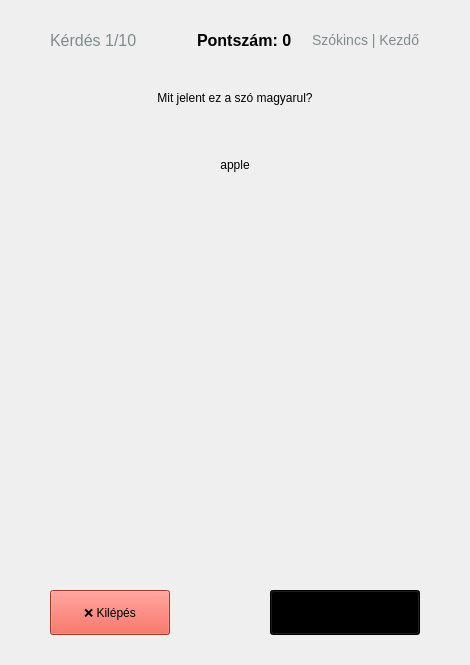
      <widget class="QWidget" name="quizPage">
       <layout class="QVBoxLayout" name="verticalLayout_4">
        <property name="spacing">
         <number>20</number>
        </property>
        <property name="leftMargin">
         <number>50</number>
        </property>
        <property name="topMargin">
         <number>30</number>
        </property>
        <property name="rightMargin">
         <number>50</number>
        </property>
        <property name="bottomMargin">
         <number>30</number>
        </property>
        <item>
         <layout class="QHBoxLayout" name="quizHeaderLayout">
          <item>
           <widget class="QLabel" name="questionNumberLabel">
            <property name="styleSheet">
             <string notr="true">font-size: 16px; color: #7f8c8d;</string>
            </property>
            <property name="text">
             <string>Kérdés 1/10</string>
            </property>
           </widget>
          </item>
          <item>
           <spacer name="horizontalSpacer_3">
            <property name="orientation">
             <enum>Qt::Orientation::Horizontal</enum>
            </property>
            <property name="sizeHint" stdset="0">
             <size>
              <width>40</width>
              <height>20</height>
             </size>
            </property>
           </spacer>
          </item>
          <item>
           <widget class="QLabel" name="currentScoreLabel">
            <property name="styleSheet">
             <string notr="true">font-size: 16px; font-weight: bold; color: #000000;</string>
            </property>
            <property name="text">
             <string>Pontszám: 0</string>
            </property>
           </widget>
          </item>
          <item>
           <widget class="QLabel" name="categoryInfoLabel">
            <property name="styleSheet">
             <string notr="true">font-size: 14px; color: #7f8c8d;</string>
            </property>
            <property name="text">
             <string>Szókincs | Kezdő</string>
            </property>
           </widget>
          </item>
         </layout>
        </item>
        <item>
         <widget class="QFrame" name="questionCard">
          <property name="minimumSize">
           <size>
            <width>0</width>
            <height>500</height>
           </size>
          </property>
          <layout class="QVBoxLayout" name="verticalLayout_5">
           <property name="spacing">
            <number>30</number>
           </property>
           <item>
            <widget class="QLabel" name="questionLabel">
             <property name="text">
              <string>Mit jelent ez a szó magyarul?</string>
             </property>
             <property name="alignment">
              <set>Qt::AlignmentFlag::AlignCenter</set>
             </property>
             <property name="wordWrap">
              <bool>true</bool>
             </property>
            </widget>
           </item>
           <item>
            <widget class="QLabel" name="wordLabel">
             <property name="text">
              <string>apple</string>
             </property>
             <property name="alignment">
              <set>Qt::AlignmentFlag::AlignCenter</set>
             </property>
            </widget>
           </item>
           <item>
            <widget class="QWidget" name="answersWidget" native="true">
             <property name="minimumSize">
              <size>
               <width>0</width>
               <height>280</height>
              </size>
             </property>
             <layout class="QVBoxLayout" name="answersLayout">
              <property name="spacing">
               <number>15</number>
              </property>
             </layout>
            </widget>
           </item>
           <item>
            <widget class="QLabel" name="feedbackLabel">
             <property name="text">
              <string/>
             </property>
             <property name="alignment">
              <set>Qt::AlignmentFlag::AlignCenter</set>
             </property>
             <property name="wordWrap">
              <bool>true</bool>
             </property>
            </widget>
           </item>
          </layout>
         </widget>
        </item>
        <item>
         <layout class="QHBoxLayout" name="quizNavLayout">
          <item>
           <widget class="QPushButton" name="quitQuizButton">
            <property name="minimumSize">
             <size>
              <width>120</width>
              <height>45</height>
             </size>
            </property>
            <property name="styleSheet">
             <string notr="true">background-color: #e74c3c;</string>
            </property>
            <property name="text">
             <string>❌ Kilépés</string>
            </property>
           </widget>
          </item>
          <item>
           <spacer name="horizontalSpacer_4">
            <property name="orientation">
             <enum>Qt::Orientation::Horizontal</enum>
            </property>
            <property name="sizeHint" stdset="0">
             <size>
              <width>40</width>
              <height>20</height>
             </size>
            </property>
           </spacer>
          </item>
          <item>
           <widget class="QPushButton" name="nextQuestionButton">
            <property name="minimumSize">
             <size>
              <width>150</width>
              <height>45</height>
             </size>
            </property>
            <property name="styleSheet">
             <string notr="true">background-color: rgb(0, 0, 0);</string>
            </property>
            <property name="text">
             <string>Következő</string>
            </property>
           </widget>
          </item>
         </layout>
        </item>
       </layout>
      </widget>
